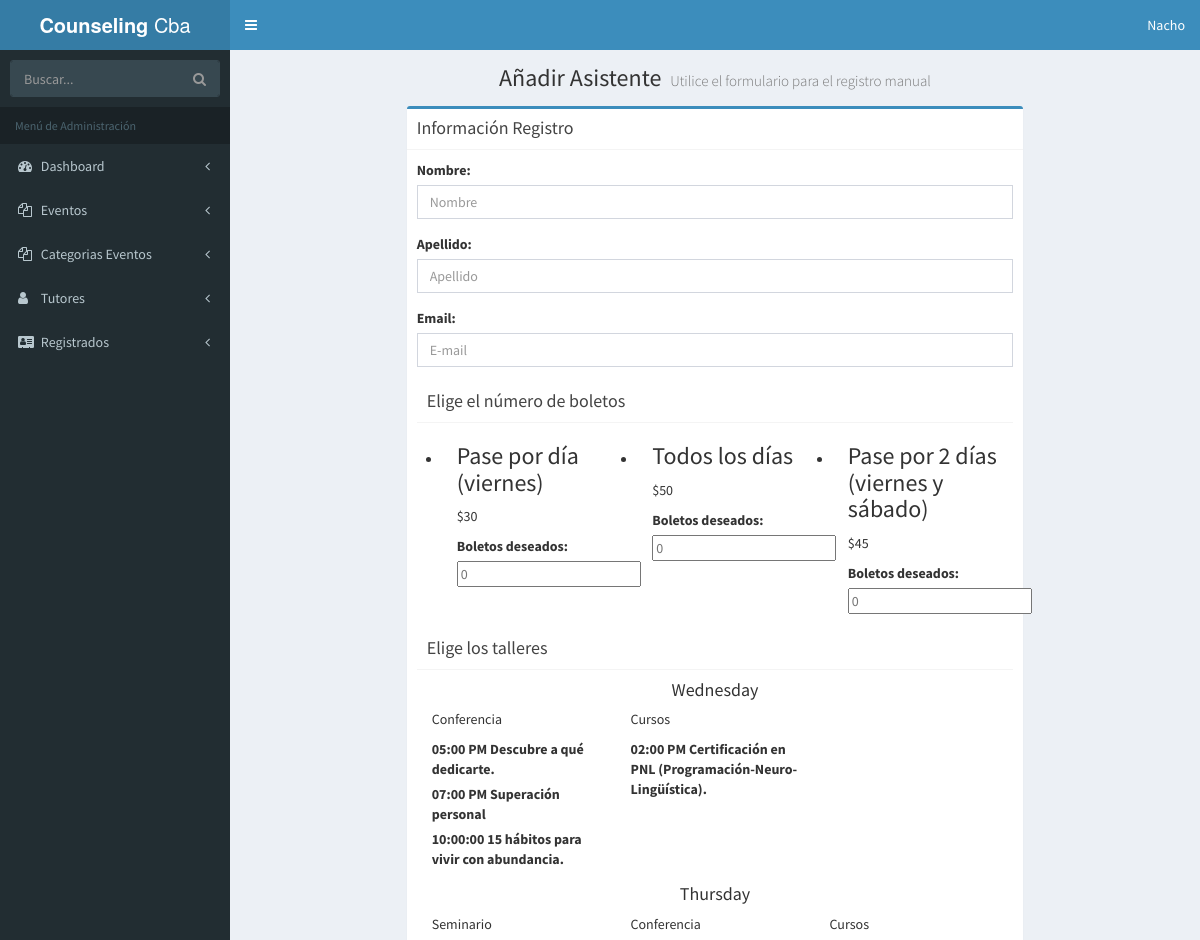
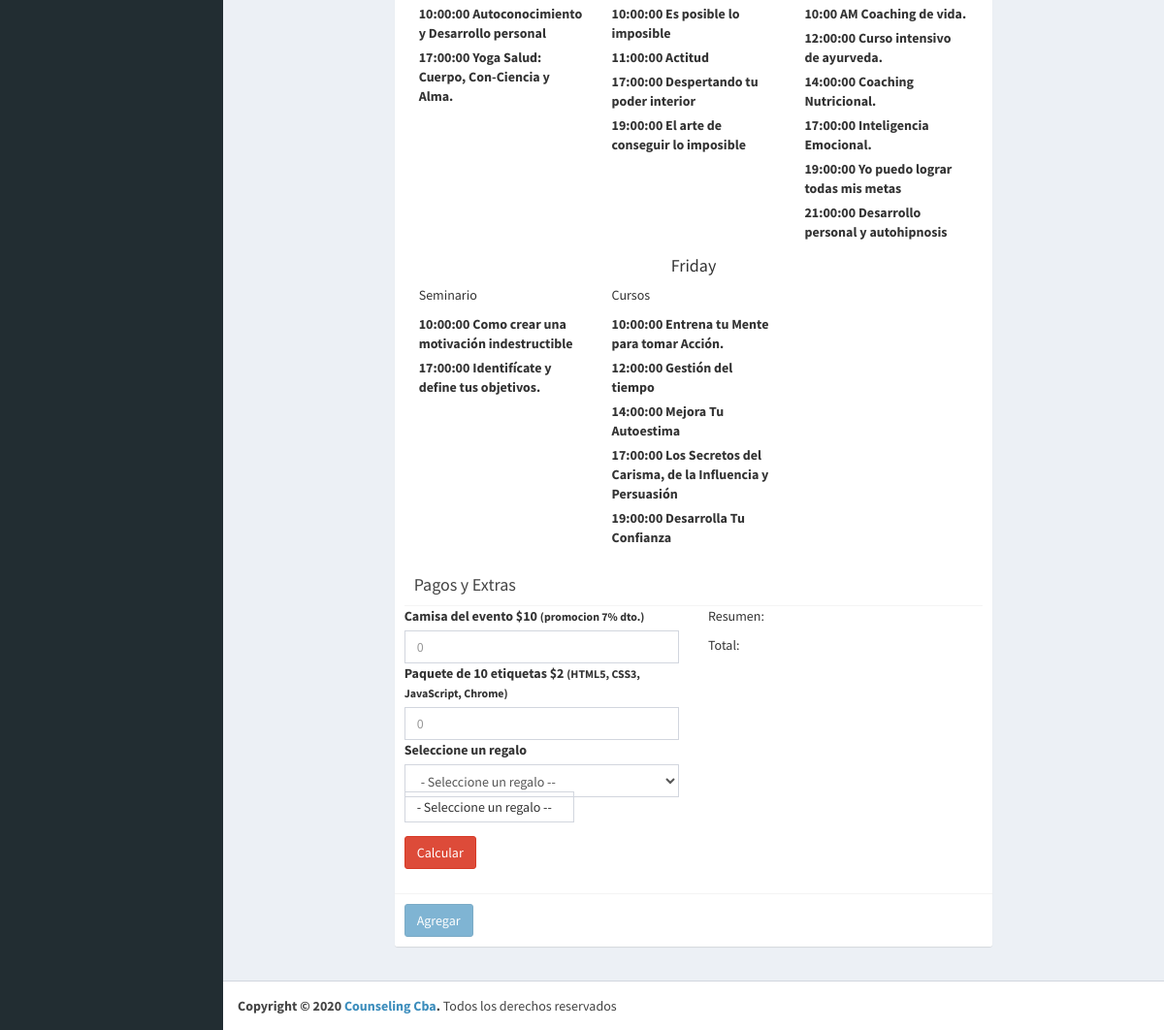
/admin/nuevo-registrado.php (signed in), run on the app's committed database (2 pictures, top to bottom).
### tables this page shows
CREATE TABLE `eventos` (
  `evento_id` tinyint(10) NOT NULL,
  `nombre_evento` varchar(60) NOT NULL,
  `fecha_evento` date NOT NULL,
  `hora_evento` varchar(10) NOT NULL,
  `id_cat_evento` tinyint(10) NOT NULL,
  `id_inv` tinyint(4) NOT NULL,
  `clave` varchar(10) NOT NULL
);

### admin/nuevo-registrado.php (the view, shortened to what this page needs)
<?php
    include_once 'funciones/funciones.php';
    include_once 'templates/header.php';
?>
<body  class="hold-transition skin-blue fixed sidebar-mini" data-elemento="Eventos">
    <div class="wrapper">
        <?php include_once 'templates/barra.php'; ?>
        <?php include_once 'templates/navegacion.php'; ?>
  <div class="content-wrapper">
    <section class="content-header">
      <h1 class="text-center">
        Añadir Asistente
        <small>Utilice el formulario para el registro manual</small>
      </h1>
    </section>
    <section class="content">
            <div class="row">
                <div class="col-lg-8 col-lg-offset-2">
                    <div class="box box-primary">
                            <div class="box-header with-border">
                                <h3 class="box-title">Información Registro</h3>
                            </div>
                                <form role="form" id="guardar-registro" action="modelo-registrado.php" method="post">
                                    <div class="box-body">
                                            <div class="form-group">
                                                <label for="nombre">Nombre: </label>
                                                <input type="text" class="form-control" id="nombre" name="nombre" placeholder="Nombre">
                                            </div>
                                            <div class="form-group">
                                                <label for="apellido">Apellido: </label>
                                                <input type="text" class="form-control" id="apellido" name="apellido" placeholder="Apellido">
                                            </div>
                                            <div class="form-group">
                                                <label for="email">Email: </label>
                                                <input type="email" class="form-control" id="email" name="email" placeholder="E-mail">
                                            </div>
                                            <div class="form-group">
                                                <div id="paquetes" class="paquetes">
                                                    <div class="box-header with-border">
                                                        <h3 class="box-title">Elige el número de boletos</h3>
                                                    </div>
                                                        <ul class="lista-precios clearfix row">
                                                            <li class="col-md-4">
                                                                    <div class="tabla-precio">
                                                                        <h3>Pase por día (viernes)</h3>
                                                                        <p class="numero">$30</p>
                                                                        <div class="orden">
                                                                            <label for="pase_dia">Boletos deseados:</label>
                                                                            <input type="number" min="0" id="pase_dia" size="3" name="boletos[un_dia][cantidad]" placeholder="0">
                                                                        </div>
                                                                    </div>
                                                            </li>
                                                            <li class="col-md-4">
                                                                    <div class="tabla-precio">
                                                                        <h3>Todos los días</h3>
                                                                        <p class="numero">$50</p>
                                                                        <div class="orden">
                                                                            <label for="pase_completo">Boletos deseados:</label>
                                                                            <input type="number" min="0" id="pase_completo" size="3" name="boletos[completo][cantidad]" placeholder="0">
                                                                        </div>
                                                                    </div>
                                                            </li>
                                                            <li class="col-md-4">
                                                                    <div class="tabla-precio">
                                                                        <h3>Pase por 2 días (viernes y sábado)</h3>
                                                                        <p class="numero">$45</p>
                                                                        <div class="orden">
                                                                            <label for="pase_dosdias">Boletos deseados:</label>
                                                                            <input type="number" min="0" id="pase_dosdias" size="3" name="boletos[2dias][cantidad]" placeholder="0">
                                                                        </div>
                                                                    </div>
                                                            </li>
                                                        </ul>
                                                    </div>
                                            </div>
                                            <div class="form-group">
                                                <div id="eventos" class="eventos clearfix">
                                                    <div class="box-header with-border">
                                                            <h3 class="box-title">Elige los talleres</h3>
                                                    </div>
                                                    <div class="caja">
                                                        <?php
                                                            try {
                                                                $sql = "SELECT eventos.*, categoria_evento.cat_evento, invitados.nombre_invitado, invitados.apellido_invitado FROM eventos ";
                                                                $sql .= " JOIN categoria_evento ";
                                                                $sql .= " ON eventos.id_cat_evento = categoria_evento.id_categoria ";
                                                                $sql .= " JOIN invitados ";
                                                                $sql .= " ON eventos.id_inv = invitados.invitado_id ";
                                                                $sql .= " ORDER BY  eventos.fecha_evento, eventos.id_cat_evento,  eventos.hora_evento ";
                                                                $resultado = $conn->query($sql);
                                                            } catch (Exception $e) {
                                                                $error = $e->getMessage();
                                                            }
                                                            $eventos_dias = array();
                                                            while($eventos = $resultado->fetch_assoc()) {
                                                                $fecha = $eventos['fecha_evento'];
                                                                $dia_semana =  strftime("%A", strtotime($fecha));
                                                                $categoria = $eventos['cat_evento'];
                                                                $dia = array(
                                                                            'nombre' => $eventos['nombre_evento'],
                                                                            'hora' => $eventos['hora_evento'],
                                                                            'id' => $eventos['evento_id']
                                                                );
                                                                $eventos_dias[$dia_semana]['eventos'][$categoria][] = $dia;
                                                            }
                                                        ?>
                                                            <?php foreach($eventos_dias as $dia => $eventos): ?>
                                                                <div id="<?php echo str_replace('á','a', $dia ); ?>" class="contenido-dia clearfix">
                                                                        <h4 class="text-center"><?php echo ucwords($dia); ?></h4>
                                                                        <?php foreach($eventos['eventos'] as $tipo => $evento_dia):  ?>
                                                                                        <div class="col-md-4">
                                                                                            <?php $i = 0;
                                                                                            foreach($evento_dia as $evento):  ?>
                                                                                                <?php echo ($i == 0) ?  "<p>" . $tipo . '</p>' : ''; ?>
                                                                                                <label>
                                                                                                    <time><?php echo $evento['hora'] ?></time> <?php echo $evento['nombre']; ?>
                                                                                                </label>
                                                                                            <?php $i++; endforeach; ?>
                                                                                        </div>
                                                                        <?php  endforeach; ?>
                                                                    </div>
                                                        <?php endforeach; ?>
                                                    </div>
                                                </div>
                                            </div>
                                            <div class="form-group">
                                                <div id="resumen" class="resumen">
                                                    <div class="box-header with-border">
                                                        <h3 class="box-title">Pagos y Extras</h3>
                                                    </div>
                                                    <div class="caja clearfix row">
                                                        <div class="extras col-md-6">
                                                                <div class="orden">
                                                                    <label for="camisa_evento">Camisa del evento $10 <small>(promocion 7% dto.)</small></label>
                                                                    <input type="number" class="form-control" min="0" id="camisa_evento" name="pedido_extra[camisas][cantidad]" size="3" placeholder="0">
                                                                </div>
                                                                <div class="orden">
                                                                    <label for="etiquetas">Paquete de 10 etiquetas $2 <small>(HTML5, CSS3, JavaScript, Chrome)</small></label>
                                                                    <input type="number" class="form-control" min="0" id="etiquetas" name="pedido_extra[etiquetas][cantidad]" size="3" placeholder="0">
                                                                </div>
                                                                <div class="orden">
                                                                    <label for="regalo">Seleccione un regalo</label> <br>
                                                                    <select id="regalo" name="regalo" required class="select2 form-control">
                                                                        <option value="">- Seleccione un regalo --</option>
                                                                    </select>
                                                                </div>
                                                                <br>
                                                                <input type="button" id="calcular" class="btn btn-danger" value="Calcular">
                                                        </div>
                                                        <div class="total col-md-6">
                                                            <p>Resumen:</p>
                                                            <p>Total:</p>
                                                        </div>
                                                    </div>
                                                </div>
                                            </div>
                                    </div>
                                    <div class="box-footer">
                                        <button type="submit" name="agregar" id="btnRegistro" class="btn btn-primary">Agregar</button>
                                    </div>
                                </form>
                    </div>
                </div>
            </div>
    </section>
  </div>
<?php
  include_once 'templates/footer.php';
  include_once 'templates/footer-scripts.php';
?>

### data on the page
eventos: tipo "Conferencia", hora_evento "05:00 PM", nombre_evento "Descubre a qué dedicarte."
eventos: hora_evento "07:00 PM", nombre_evento "Superación personal"
eventos: hora_evento "10:00:00", nombre_evento "15 hábitos para vivir con abundancia."
eventos: tipo "Cursos", hora_evento "02:00 PM", nombre_evento "Certificación en PNL (Programación-Neuro-Lingüística)."
eventos: tipo "Seminario", hora_evento "10:00:00", nombre_evento "Autoconocimiento y Desarrollo personal"
eventos: hora_evento "17:00:00", nombre_evento "Yoga Salud: Cuerpo, Con-Ciencia y Alma."
eventos: tipo "Conferencia", hora_evento "10:00:00", nombre_evento "Es posible lo imposible"
eventos: hora_evento "11:00:00", nombre_evento "Actitud"
eventos: hora_evento "17:00:00", nombre_evento "Despertando tu poder interior"
eventos: hora_evento "19:00:00", nombre_evento "El arte de conseguir lo imposible"
eventos: tipo "Cursos", hora_evento "10:00 AM", nombre_evento "Coaching de vida."
eventos: hora_evento "12:00:00", nombre_evento "Curso intensivo de ayurveda."
eventos: hora_evento "14:00:00", nombre_evento "Coaching Nutricional."
eventos: hora_evento "17:00:00", nombre_evento "Inteligencia Emocional."
eventos: hora_evento "19:00:00", nombre_evento "Yo puedo lograr todas mis metas"
eventos: hora_evento "21:00:00", nombre_evento "Desarrollo personal y autohipnosis"
eventos: tipo "Seminario", hora_evento "10:00:00", nombre_evento "Como crear una motivación indestructible"
eventos: hora_evento "17:00:00", nombre_evento "Identifícate y define tus objetivos."
eventos: tipo "Cursos", hora_evento "10:00:00", nombre_evento "Entrena tu Mente para tomar Acción."
eventos: hora_evento "12:00:00", nombre_evento "Gestión del tiempo"
eventos: hora_evento "14:00:00", nombre_evento "Mejora Tu Autoestima"
eventos: hora_evento "17:00:00", nombre_evento "Los Secretos del Carisma, de la Influencia y Persuasión"
eventos: hora_evento "19:00:00", nombre_evento "Desarrolla Tu Confianza"

### other printed values
$usuario "Nacho"
$dia "Wednesday"
$dia "Thursday"
$dia "Friday"
